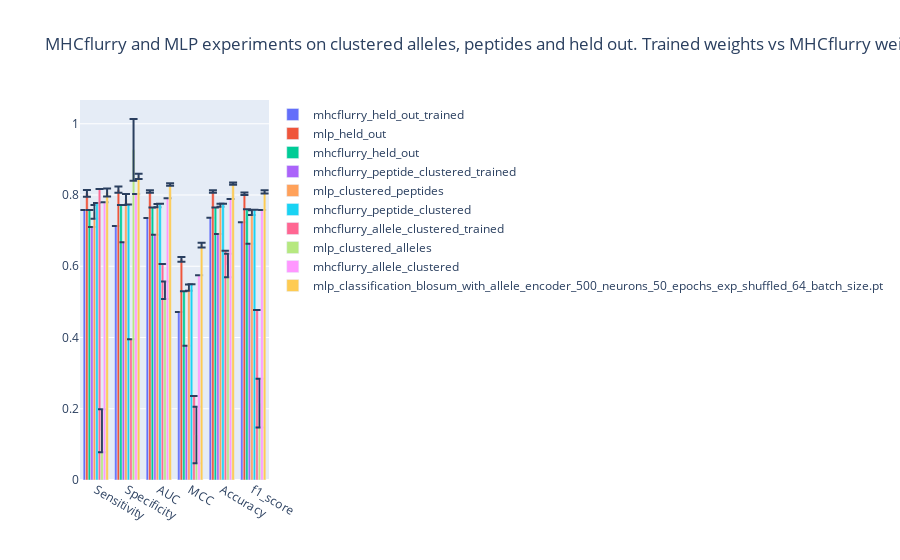

Notebook source saved alongside this figure:
### Code cell
# Draw metrics comparison between shuffled, clustered models for the CNN and MLP:
models_metrics_path = "/projects/0/einf2380/data/reports/metrics_csv/experiments_metrics.csv"
df = pd.read_csv(models_metrics_path)
fig = go.Figure()
x = ["Sensitivity", "Specificity", "AUC", "MCC", "Accuracy", "f1_score"]
for model_path in df["model_path"]:
    fig.add_trace(go.Bar(
        x=x,
        y=df.loc[df["model_path"]==model_path,
            ["sensitivity_mean", "specificity_mean", "auc_mean", "mcc_mean", "accuracy_mean", "f1_mean"]].values[0],
        name=model_path,
        error_y=dict(
            type="data",
            array=df.loc[df["model_path"]==model_path,
                ["sensitivity_std", "specificity_std", "auc_std", "mcc_std", "accuracy_std", "f1_std"]].values[0],
        )
    ))
fig.update_layout(
    barmode="group",
    title_text="MHCflurry and MLP experiments on clustered alleles, peptides and held out. Trained weights vs MHCflurry weights.",
)
fig.show()
# fig.write_image(
#     f"/home/daqop/mountpoint_snellius/3D-Vac/reports/figures/exp_results/{models_metrics_path}.svg",
# )

### Figure 1 — Plotly figure (JSON) as saved in the notebook; plotly's stock layout.template omitted (floating-point values rounded to 4 significant figures)
{"data": [{"error_y": {"array": [0, 0, 0, 0, 0, 0], "type": "data"}, "name": "mhcflurry_held_out_trained", "type": "bar", "x": ["Sensitivity", "Specificity", "AUC", "MCC", "Accuracy", "f1_score"], "y": [0.7578, 0.7133, 0.7355, 0.4717, 0.7363, 0.7232]}, {"error_y": {"array": [0.009234, 0.008769, 0.003331, 0.006672, 0.003322, 0.003786], "type": "data"}, "name": "mlp_held_out", "type": "bar", "x": ["Sensitivity", "Specificity", "AUC", "MCC", "Accuracy", "f1_score"], "y": [0.8045, 0.8151, 0.8098, 0.6196, 0.81, 0.8035]}, {"error_y": {"array": [0, 0, 0, 0, 0, 0], "type": "data"}, "name": "mhcflurry_held_out", "type": "bar", "x": ["Sensitivity", "Specificity", "AUC", "MCC", "Accuracy", "f1_score"], "y": [0.7581, 0.7717, 0.7649, 0.5295, 0.7647, 0.7601]}, {"error_y": {"array": [0, 0, 0, 0, 0, 0], "type": "data"}, "name": "mhcflurry_peptide_clustered_trained", "type": "bar", "x": ["Sensitivity", "Specificity", "AUC", "MCC", "Accuracy", "f1_score"], "y": [0.71, 0.6671, 0.6886, 0.3768, 0.6904, 0.6633]}, {"error_y": {"array": [0.01925, 0.01534, 0.004536, 0.008529, 0.004105, 0.006763], "type": "data"}, "name": "mlp_clustered_peptides", "type": "bar", "x": ["Sensitivity", "Specificity", "AUC", "MCC", "Accuracy", "f1_score"], "y": [0.7529, 0.7872, 0.77, 0.5401, 0.7715, 0.7507]}, {"error_y": {"array": [0, 0, 0, 0, 0, 0], "type": "data"}, "name": "mhcflurry_peptide_clustered", "type": "bar", "x": ["Sensitivity", "Specificity", "AUC", "MCC", "Accuracy", "f1_score"], "y": [0.7773, 0.7732, 0.7752, 0.5492, 0.7754, 0.7589]}, {"error_y": {"array": [0, 0, 0, 0, 0, 0], "type": "data"}, "name": "mhcflurry_allele_clustered_trained", "type": "bar", "x": ["Sensitivity", "Specificity", "AUC", "MCC", "Accuracy", "f1_score"], "y": [0.8171, 0.3954, 0.6063, 0.2355, 0.6435, 0.4773]}, {"error_y": {"array": [0.06051, 0.08652, 0.02448, 0.07953, 0.03306, 0.06845], "type": "data"}, "name": "mlp_clustered_alleles", "type": "bar", "x": ["Sensitivity", "Specificity", "AUC", "MCC", "Accuracy", "f1_score"], "y": [0.1382, 0.9269, 0.5325, 0.1264, 0.6022, 0.2156]}, {"error_y": {"array": [0, 0, 0, 0, 0, 0], "type": "data"}, "name": "mhcflurry_allele_clustered", "type": "bar", "x": ["Sensitivity", "Specificity", "AUC", "MCC", "Accuracy", "f1_score"], "y": [0.7795, 0.8029, 0.7912, 0.5751, 0.7891, 0.7581]}, {"error_y": {"array": [0.01114, 0.00731, 0.003618, 0.006576, 0.003153, 0.004476], "type": "data"}, "name": "mlp_classification_blosum_with_allele_encoder_500_neurons_50_epochs_exp_shuffled_64_batch_size.pt", "type": "bar", "x": ["Sensitivity", "Specificity", "AUC", "MCC", "Accuracy", "f1_score"], "y": [0.8069, 0.8522, 0.8295, 0.6595, 0.8323, 0.8088]}], "layout": {"barmode": "group", "title": {"text": "MHCflurry and MLP experiments on clustered alleles, peptides and held out. Trained weights vs MHCflurry weights."}}}
